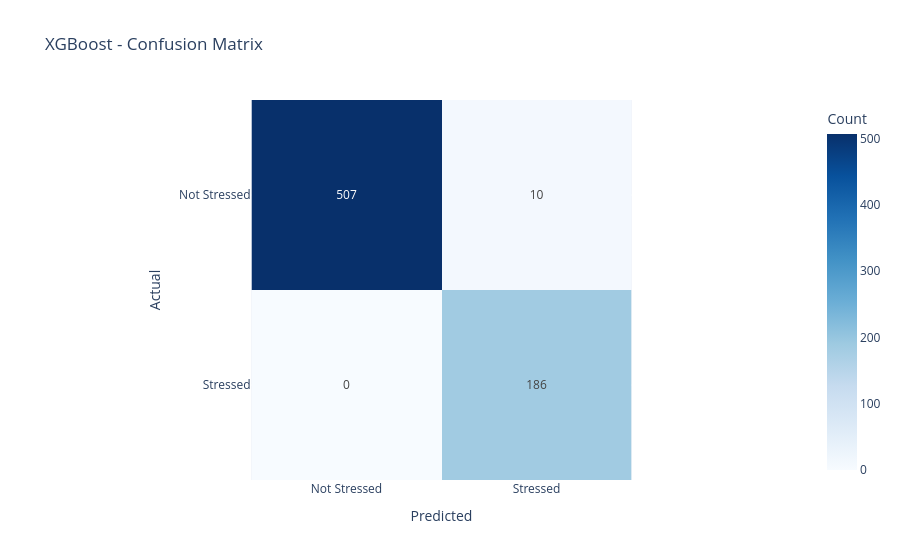
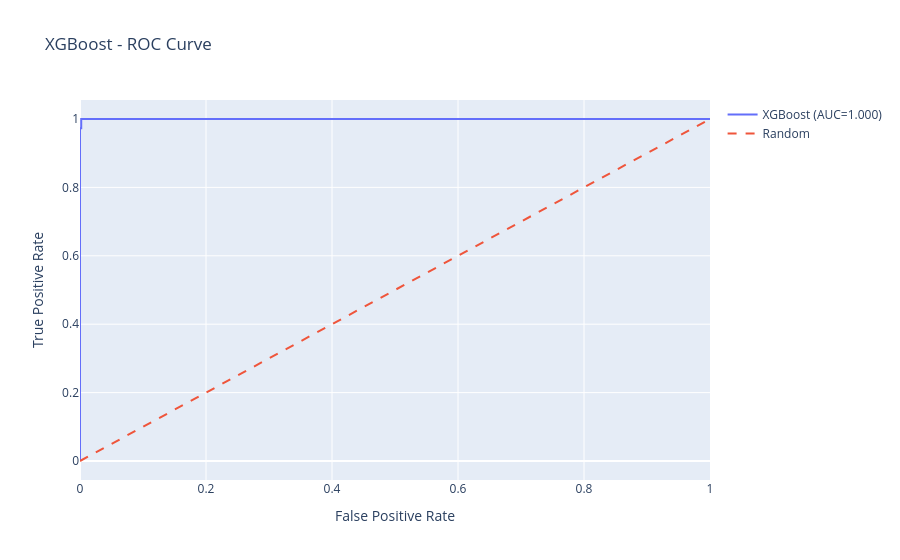
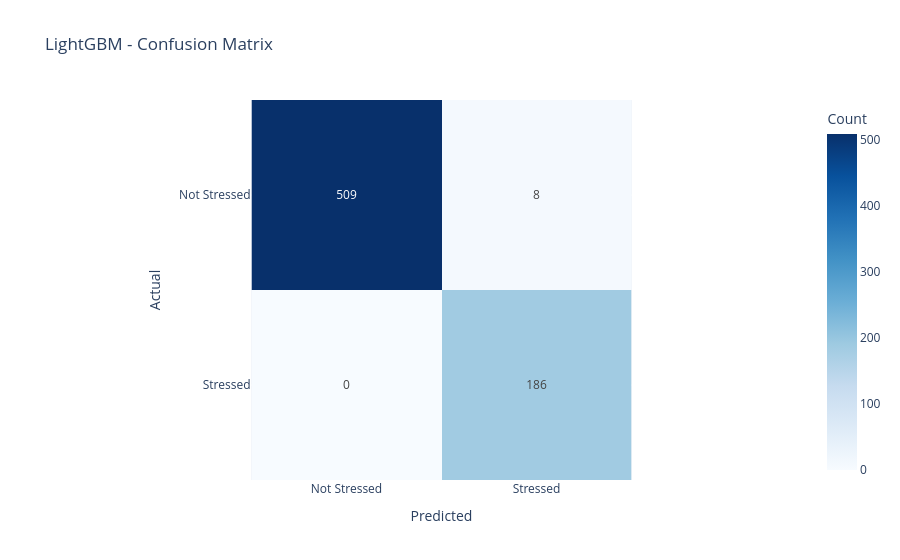
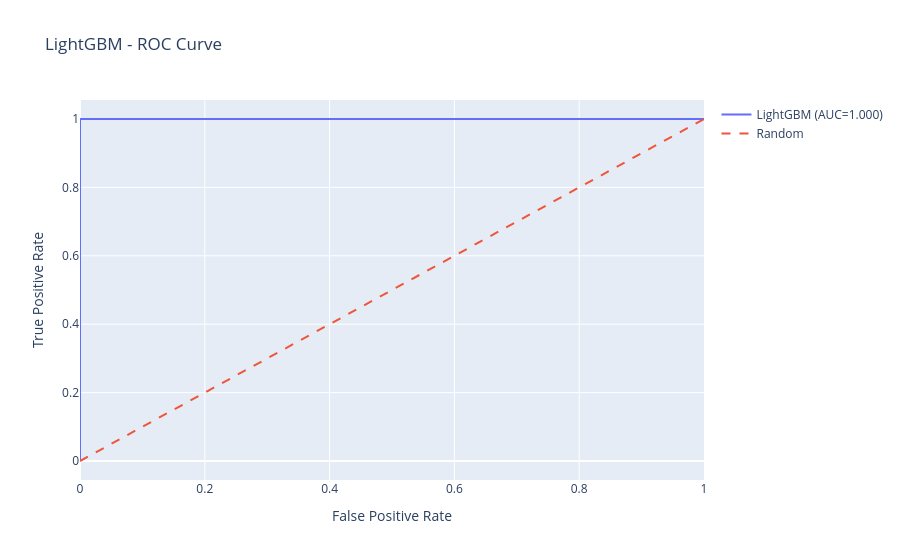

These figures' notebook cell, in order:
### Markdown cell above
## 6. Model Evaluation

### Code cell
def evaluate_model(model, X_train, X_test, y_train, y_test, model_name):
    """Comprehensive model evaluation"""
    
    # Predictions
    y_train_pred = model.predict(X_train)
    y_test_pred = model.predict(X_test)
    
    y_train_proba = model.predict_proba(X_train)[:, 1]
    y_test_proba = model.predict_proba(X_test)[:, 1]
    
    # Calculate metrics
    train_auc = roc_auc_score(y_train, y_train_proba)
    test_auc = roc_auc_score(y_test, y_test_proba)
    
    train_f1 = f1_score(y_train, y_train_pred)
    test_f1 = f1_score(y_test, y_test_pred)
    
    train_acc = accuracy_score(y_train, y_train_pred)
    test_acc = accuracy_score(y_test, y_test_pred)
    
    print(f"\n{'='*60}")
    print(f"{model_name} Model Performance")
    print(f"{'='*60}")
    print(f"Train AUC: {train_auc:.4f} | Test AUC: {test_auc:.4f}")
    print(f"Train F1:  {train_f1:.4f} | Test F1:  {test_f1:.4f}")
    print(f"Train Acc: {train_acc:.4f} | Test Acc: {test_acc:.4f}")
    
    print(f"\nClassification Report (Test Set):")
    print(classification_report(y_test, y_test_pred, target_names=['Not Stressed', 'Stressed']))
    
    # Confusion Matrix
    cm = confusion_matrix(y_test, y_test_pred)
    fig = px.imshow(
        cm,
        labels=dict(x="Predicted", y="Actual", color="Count"),
        x=['Not Stressed', 'Stressed'],
        y=['Not Stressed', 'Stressed'],
        title=f'{model_name} - Confusion Matrix',
        text_auto=True,
        color_continuous_scale='Blues'
    )
    fig.show()
    
    # ROC Curve
    fpr, tpr, _ = roc_curve(y_test, y_test_proba)
    fig = go.Figure()
    fig.add_trace(go.Scatter(x=fpr, y=tpr, mode='lines', name=f'{model_name} (AUC={test_auc:.3f})'))
    fig.add_trace(go.Scatter(x=[0, 1], y=[0, 1], mode='lines', name='Random', line=dict(dash='dash')))
    fig.update_layout(
        title=f'{model_name} - ROC Curve',
        xaxis_title='False Positive Rate',
        yaxis_title='True Positive Rate'
    )
    fig.show()
    
    return {
        'test_auc': test_auc,
        'test_f1': test_f1,
        'test_acc': test_acc,
        'y_test_proba': y_test_proba
    }

# Evaluate both models (using balanced training data for training metrics)
xgb_metrics = evaluate_model(xgb_model, X_train_balanced, X_test, y_train_balanced, y_test, 'XGBoost')
lgb_metrics = evaluate_model(lgb_model, X_train_balanced, X_test, y_train_balanced, y_test, 'LightGBM')

### Figure 1 — Plotly figure (JSON) as saved in the notebook; plotly's stock layout.template omitted (floating-point values rounded to 4 significant figures)
{"data": [{"coloraxis": "coloraxis", "hovertemplate": "Predicted: %{x}<br>Actual: %{y}<br>Count: %{z}<extra></extra>", "name": "0", "texttemplate": "%{z}", "type": "heatmap", "x": ["Not Stressed", "Stressed"], "xaxis": "x", "y": ["Not Stressed", "Stressed"], "yaxis": "y", "z": [[507, 10], [0, 186]]}], "layout": {"coloraxis": {"colorbar": {"title": {"text": "Count"}}, "colorscale": [[0, "rgb(247,251,255)"], [0.125, "rgb(222,235,247)"], [0.25, "rgb(198,219,239)"], [0.375, "rgb(158,202,225)"], [0.5, "rgb(107,174,214)"], [0.625, "rgb(66,146,198)"], [0.75, "rgb(33,113,181)"], [0.875, "rgb(8,81,156)"], [1, "rgb(8,48,107)"]]}, "title": {"text": "XGBoost - Confusion Matrix"}, "xaxis": {"anchor": "y", "constrain": "domain", "domain": [0, 1], "scaleanchor": "y", "title": {"text": "Predicted"}}, "yaxis": {"anchor": "x", "autorange": "reversed", "constrain": "domain", "domain": [0, 1], "title": {"text": "Actual"}}}}

### Figure 2 — Plotly figure (JSON) as saved in the notebook; plotly's stock layout.template omitted (floating-point values rounded to 4 significant figures; data arrays with more than 128 entries replaced by an {"elided": "..."} marker saying what was removed)
{"data": [{"mode": "lines", "name": "XGBoost (AUC=1.000)", "type": "scatter", "x": {"elided": "237 float values"}, "y": {"elided": "237 float values"}}, {"line": {"dash": "dash"}, "mode": "lines", "name": "Random", "type": "scatter", "x": [0, 1], "y": [0, 1]}], "layout": {"title": {"text": "XGBoost - ROC Curve"}, "xaxis": {"title": {"text": "False Positive Rate"}}, "yaxis": {"title": {"text": "True Positive Rate"}}}}

### Figure 3 — Plotly figure (JSON) as saved in the notebook; plotly's stock layout.template omitted (floating-point values rounded to 4 significant figures)
{"data": [{"coloraxis": "coloraxis", "hovertemplate": "Predicted: %{x}<br>Actual: %{y}<br>Count: %{z}<extra></extra>", "name": "0", "texttemplate": "%{z}", "type": "heatmap", "x": ["Not Stressed", "Stressed"], "xaxis": "x", "y": ["Not Stressed", "Stressed"], "yaxis": "y", "z": [[509, 8], [0, 186]]}], "layout": {"coloraxis": {"colorbar": {"title": {"text": "Count"}}, "colorscale": [[0, "rgb(247,251,255)"], [0.125, "rgb(222,235,247)"], [0.25, "rgb(198,219,239)"], [0.375, "rgb(158,202,225)"], [0.5, "rgb(107,174,214)"], [0.625, "rgb(66,146,198)"], [0.75, "rgb(33,113,181)"], [0.875, "rgb(8,81,156)"], [1, "rgb(8,48,107)"]]}, "title": {"text": "LightGBM - Confusion Matrix"}, "xaxis": {"anchor": "y", "constrain": "domain", "domain": [0, 1], "scaleanchor": "y", "title": {"text": "Predicted"}}, "yaxis": {"anchor": "x", "autorange": "reversed", "constrain": "domain", "domain": [0, 1], "title": {"text": "Actual"}}}}

### Figure 4 — Plotly figure (JSON) as saved in the notebook; plotly's stock layout.template omitted (floating-point values rounded to 4 significant figures; data arrays with more than 128 entries replaced by an {"elided": "..."} marker saying what was removed)
{"data": [{"mode": "lines", "name": "LightGBM (AUC=1.000)", "type": "scatter", "x": {"elided": "223 float values"}, "y": {"elided": "223 float values"}}, {"line": {"dash": "dash"}, "mode": "lines", "name": "Random", "type": "scatter", "x": [0, 1], "y": [0, 1]}], "layout": {"title": {"text": "LightGBM - ROC Curve"}, "xaxis": {"title": {"text": "False Positive Rate"}}, "yaxis": {"title": {"text": "True Positive Rate"}}}}
